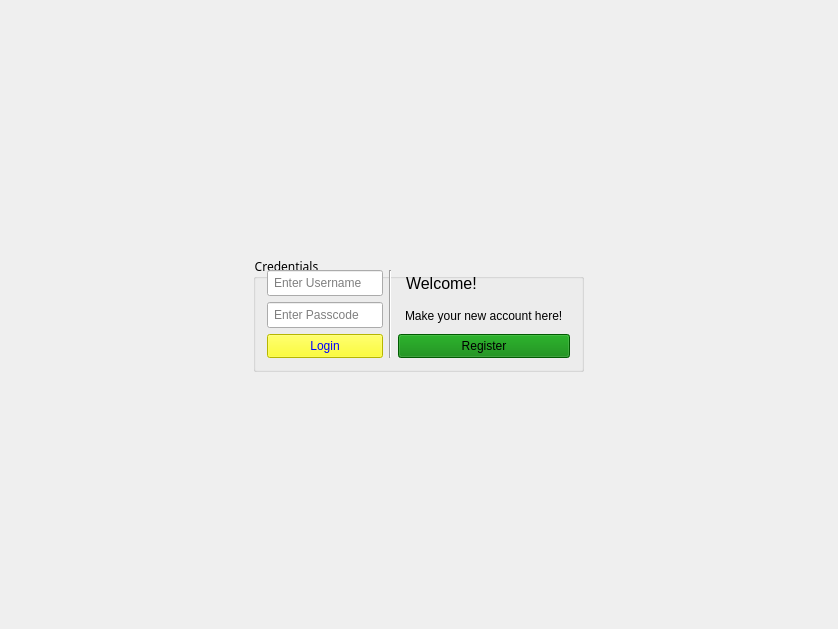
<?xml version="1.0" encoding="UTF-8"?>
<ui version="4.0">
 <class>Login</class>
 <widget class="QMainWindow" name="Login">
  <property name="geometry">
   <rect>
    <x>0</x>
    <y>0</y>
    <width>838</width>
    <height>629</height>
   </rect>
  </property>
  <property name="font">
   <font>
    <family>Galvji</family>
   </font>
  </property>
  <property name="windowTitle">
   <string>Login</string>
  </property>
  <property name="styleSheet">
   <string notr="true"/>
  </property>
  <widget class="QWidget" name="centralwidget">
   <layout class="QGridLayout" name="gridLayout">
    <item row="1" column="1">
     <widget class="QGroupBox" name="groupBox">
      <property name="sizePolicy">
       <sizepolicy hsizetype="Fixed" vsizetype="Fixed">
        <horstretch>0</horstretch>
        <verstretch>0</verstretch>
       </sizepolicy>
      </property>
      <property name="styleSheet">
       <string notr="true">padding: 4</string>
      </property>
      <property name="title">
       <string>Credentials</string>
      </property>
      <layout class="QHBoxLayout" name="horizontalLayout">
       <item>
        <layout class="QVBoxLayout" name="verticalLayout_4">
         <item>
          <widget class="QLineEdit" name="lineEdit_username">
           <property name="placeholderText">
            <string>Enter Username</string>
           </property>
          </widget>
         </item>
         <item>
          <widget class="QLineEdit" name="lineEdit_password">
           <property name="echoMode">
            <enum>QLineEdit::Password</enum>
           </property>
           <property name="placeholderText">
            <string>Enter Passcode</string>
           </property>
          </widget>
         </item>
         <item>
          <widget class="QPushButton" name="pushButton_login">
           <property name="styleSheet">
            <string notr="true">background-color: yellow;
color: blue;</string>
           </property>
           <property name="text">
            <string>Login</string>
           </property>
           <property name="autoDefault">
            <bool>false</bool>
           </property>
           <property name="default">
            <bool>false</bool>
           </property>
           <property name="flat">
            <bool>false</bool>
           </property>
          </widget>
         </item>
        </layout>
       </item>
       <item>
        <widget class="Line" name="line">
         <property name="orientation">
          <enum>Qt::Vertical</enum>
         </property>
        </widget>
       </item>
       <item>
        <layout class="QVBoxLayout" name="verticalLayout">
         <item>
          <widget class="QLabel" name="label">
           <property name="font">
            <font>
             <family>Segoe UI</family>
             <pointsize>12</pointsize>
            </font>
           </property>
           <property name="text">
            <string>Welcome!</string>
           </property>
          </widget>
         </item>
         <item>
          <widget class="QLabel" name="label_3">
           <property name="text">
            <string>Make your new account here!</string>
           </property>
          </widget>
         </item>
         <item>
          <widget class="QPushButton" name="pushButton_register">
           <property name="styleSheet">
            <string notr="true">background-color: green;</string>
           </property>
           <property name="text">
            <string>Register</string>
           </property>
          </widget>
         </item>
        </layout>
       </item>
      </layout>
     </widget>
    </item>
   </layout>
  </widget>
  <widget class="QMenuBar" name="menubar">
   <property name="geometry">
    <rect>
     <x>0</x>
     <y>0</y>
     <width>838</width>
     <height>25</height>
    </rect>
   </property>
  </widget>
 </widget>
 <resources/>
 <connections/>
</ui>
